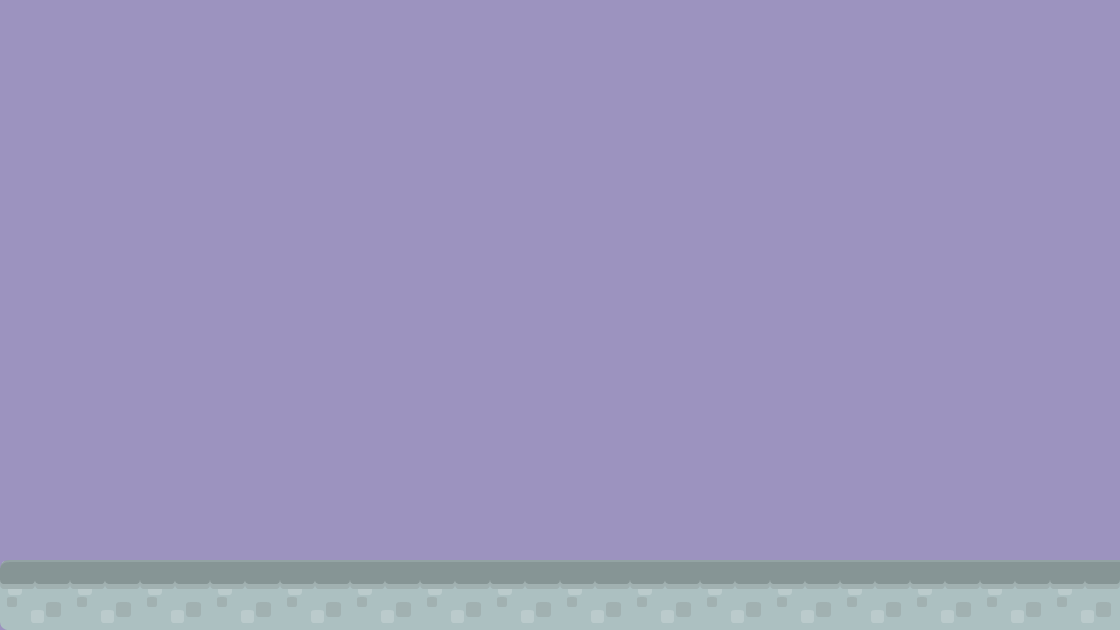

A 2D game scene composited from a Tiled map and its tileset images. What follows is a short description and the map's XML, with each tile layer's data collapsed to a summary:
An orthogonal 16x9 tile map with 70x70 px tiles, 2 tile layers (background, collision), 2 tilesets.

<map version="1.0" orientation="orthogonal" renderorder="right-down" width="16" height="9" tilewidth="70" tileheight="70" backgroundcolor="#9c93bf">
 <tileset firstgid="1" name="background-tiles" tilewidth="70" tileheight="70">
  <image source="../img/background-tiles.png" width="910" height="910" />
 </tileset>
 <tileset firstgid="170" name="meta-tiles" tilewidth="70" tileheight="70">
  <image source="../img/meta-tiles.png" width="350" height="70" />
 </tileset>
 <layer name="background" width="16" height="9">
  <data>[144 cells, 16 non-empty, 2 distinct tile ids]</data>
 </layer>
 <layer name="collision" width="16" height="9" opacity="0.00">
  <properties>
   <property name="type" value="solid" />
  </properties>
  <data>[144 cells, 16 non-empty, 1 distinct tile ids]</data>
 </layer>
</map>
